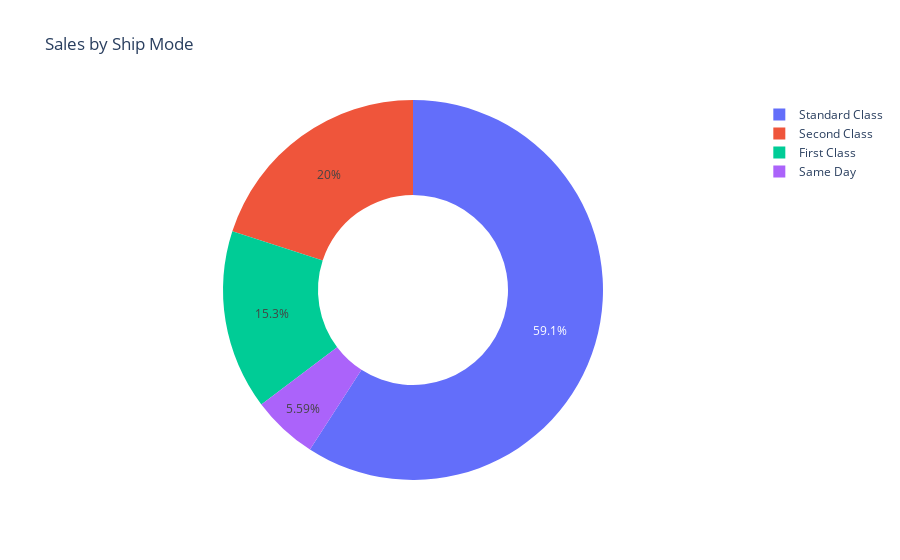

Notebook code cell kept with this figure:
### Markdown cell above
#### 3.8.2 Sales by Shipping Mode

### Code cell
Shipsale = df.groupby('Ship Mode')['Sales'].sum().reset_index()
px.pie(Shipsale, names = "Ship Mode", values = "Sales",
      title ="Sales by Ship Mode" , hole = 0.5)

### Figure 1 — Plotly figure (JSON) as saved in the notebook; plotly's stock layout.template omitted (floating-point values rounded to 4 significant figures)
{"data": [{"domain": {"x": [0, 1], "y": [0, 1]}, "hole": 0.5, "hovertemplate": "Ship Mode=%{label}<br>Sales=%{value}<extra></extra>", "labels": ["First Class", "Same Day", "Second Class", "Standard Class"], "legendgroup": "", "name": "", "showlegend": true, "type": "pie", "values": [351400.0, 128400.0, 459200.0, 1358000.0]}], "layout": {"legend": {"tracegroupgap": 0}, "title": {"text": "Sales by Ship Mode"}}}
